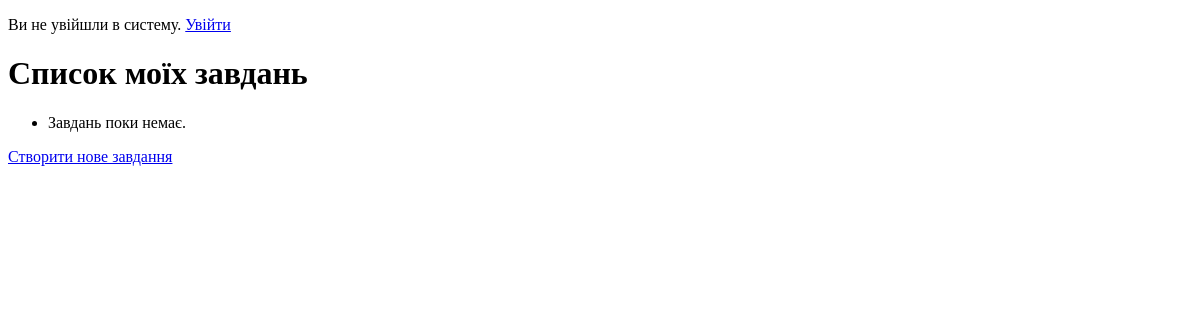
Before: / with the older database file.
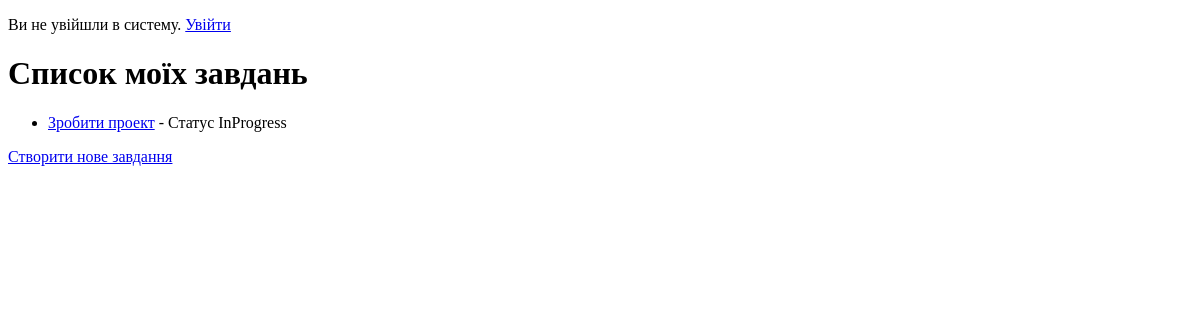
After: the same page with the newer database file.
### taskmanager/models.py (models this page shows)
class Task (models.Model):
    user = models.ForeignKey(User, on_delete=models.CASCADE, related_name = "tasks")
    title = models.CharField(max_length=100)
    text = models.TextField()
    status = models.CharField(max_length=20, choices=[("TODO", "TODO"), ("InProgress", "InProgress"), ("Done", "Done")])
    priority = models.CharField(max_length=20, choices=[("Low","Low"), ("Middle", "Middle"), ("Hight","Hight")])
    deadline = models.DateTimeField()

### taskmanager/views.py (the view)
# urls.py: path("", TaskListView.as_view(), name='task_list'),
class TaskListView(ListView):
    model = Task
    template_name = 'taskmanager/task_list.html'
    context_object_name = 'my_tasks'

### taskmanager/templates/taskmanager/task_list.html (shortened to what this page needs)
<!DOCTYPE html>
<html lang="en">
<head>
</head>
<body>
{% if user.is_authenticated %}
<p>Привіт, <strong>{{user.username}}</strong>!</p>
<form method="post" action="{% url 'logout' %}" style="display:inline;">
    {% csrf_token %}
    <button type="submit">Вийти з акаунту</button>
</form>
{% else %}
<p>Ви не увійшли в систему. <a href="{% url 'login' %}">Увійти</a></p>
{% endif%}
<h1>Список моїх завдань</h1>
<ul>
    {% for task in my_tasks %}
        <li>
            <a href="{% url 'task_detail' task.pk %}">{{task.title}}</a>
            - Статус {{task.status}}
        </li>
    {% empty %}
        <li>Завдань поки немає.</li>
    {% endfor %}
</ul>
<a href="{% url 'task_create' %}">Створити нове завдання</a>
</body>
</html>

Changed rows visible on the page:
added Task: title "Зробити проект", status "InProgress"
Other visible differences:
text no longer shown: "Завдань поки немає."
